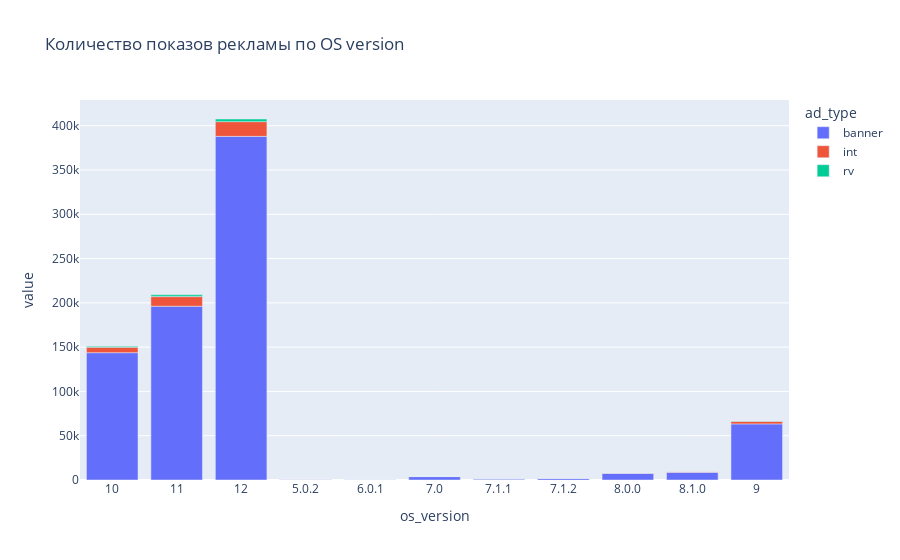

Here is the notebook cell this chart was saved with:
### Code cell
new_df.groupby(['os_version', 'ad_type'])['revenue'].count().unstack().plot(kind='bar', title='Количество показов рекламы по OS version').show(renderer='png')

### Figure 1 — Plotly figure (JSON) as saved in the notebook; plotly's stock layout.template omitted (floating-point values rounded to 4 significant figures)
{"data": [{"alignmentgroup": "True", "hovertemplate": "ad_type=banner<br>os_version=%{x}<br>value=%{y}<extra></extra>", "legendgroup": "banner", "marker": {"color": "#636efa", "pattern": {"shape": ""}}, "name": "banner", "offsetgroup": "banner", "orientation": "v", "showlegend": true, "textposition": "auto", "type": "bar", "x": ["10", "11", "12", "5.0.2", "6.0.1", "7.0", "7.1.1", "7.1.2", "8.0.0", "8.1.0", "9"], "xaxis": "x", "y": [143762, 196196, 387982, 685, 656, 3832, 1271, 1741, 7618, 8880, 63361], "yaxis": "y"}, {"alignmentgroup": "True", "hovertemplate": "ad_type=int<br>os_version=%{x}<br>value=%{y}<extra></extra>", "legendgroup": "int", "marker": {"color": "#EF553B", "pattern": {"shape": ""}}, "name": "int", "offsetgroup": "int", "orientation": "v", "showlegend": true, "textposition": "auto", "type": "bar", "x": ["10", "11", "12", "5.0.2", "6.0.1", "7.0", "7.1.1", "7.1.2", "8.0.0", "8.1.0", "9"], "xaxis": "x", "y": [6144, 10865, 16619, 22, 44, 199, 66, 70, 338, 340, 2906], "yaxis": "y"}, {"alignmentgroup": "True", "hovertemplate": "ad_type=rv<br>os_version=%{x}<br>value=%{y}<extra></extra>", "legendgroup": "rv", "marker": {"color": "#00cc96", "pattern": {"shape": ""}}, "name": "rv", "offsetgroup": "rv", "orientation": "v", "showlegend": true, "textposition": "auto", "type": "bar", "x": ["10", "11", "12", "5.0.2", "6.0.1", "7.0", "7.1.1", "7.1.2", "8.0.0", "8.1.0", "9"], "xaxis": "x", "y": [965, 2010, 2986, 2, 4, 26, 5, null, 60, 29, 395], "yaxis": "y"}], "layout": {"autosize": true, "barmode": "relative", "legend": {"title": {"text": "ad_type"}, "tracegroupgap": 0}, "title": {"text": "Количество показов рекламы по OS version"}, "xaxis": {"anchor": "y", "autorange": true, "domain": [0, 1], "range": [-0.5, 10.5], "title": {"text": "os_version"}, "type": "category"}, "yaxis": {"anchor": "x", "autorange": true, "domain": [0, 1], "range": [0, 429000.0], "title": {"text": "value"}, "type": "linear"}}}
